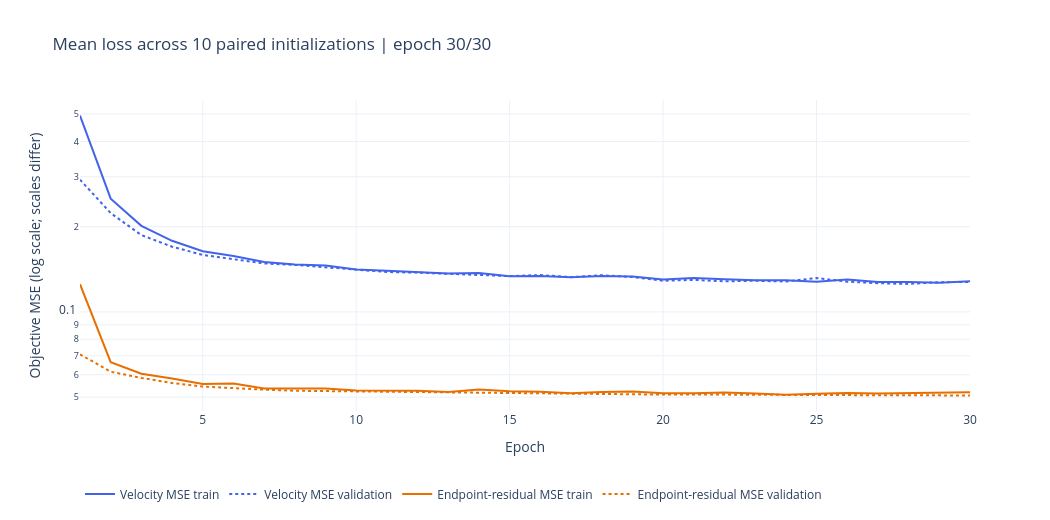

The cell this chart's notebook holds for it:
### Markdown cell above
## 4. Compare two flow-matching objectives across initializations

Train 10 paired replicates for each objective. Within each pair, both models start from identical weights and see the same maze, noise, and time batches.

1. **Velocity MSE:** $\operatorname{MSE}(v_\theta, x_1-z)$.
2. **Endpoint-residual MSE:** $\operatorname{MSE}((1-t_0)v_\theta, x_1-x_{t_0})$.

Both models predict the path velocity. The second loss weights velocity errors by $(1-t_0)^2$. The training plot reports mean train and validation losses across the 10 replicates for each objective.

### Code cell
BATCH_SIZE = 128
EPOCHS = 30
LEARNING_RATE = 2e-4
PLOT_EVERY = 1

train_loader = DataLoader(
    TensorDataset(train_mazes), batch_size=BATCH_SIZE, shuffle=True, drop_last=True
)
val_loader = DataLoader(TensorDataset(val_mazes), batch_size=BATCH_SIZE, shuffle=False)
optimizers = {
    name: torch.optim.AdamW(candidate.parameters(), lr=LEARNING_RATE)
    for name, candidate in models.items()
}


def sample_training_context(maze_batch, generator=None):
    x_data = embed_binary(maze_batch.to(DEVICE), binary_embeddings)
    noise = torch.randn(
        x_data.shape, generator=generator, device=DEVICE, dtype=x_data.dtype
    )
    t0 = (1.0 - 1e-3) * torch.rand(
        x_data.shape[0], generator=generator, device=DEVICE, dtype=x_data.dtype
    )
    t0_image = t0[:, None, None, None]
    x_t0 = (1.0 - t0_image) * noise + t0_image * x_data
    return x_data, noise, t0, x_t0


def objective_loss(context, candidate, objective):
    x_data, noise, t0, x_t0 = context
    predicted_velocity = candidate(x_t0, t0 * TIME_EMBEDDING_SCALE)
    if objective == "velocity":
        return F.mse_loss(predicted_velocity, x_data - noise)
    endpoint_residual = x_data - x_t0
    scale = (1.0 - t0)[:, None, None, None]
    return F.mse_loss(scale * predicted_velocity, endpoint_residual)


@torch.no_grad()
def validation_losses():
    generator = torch.Generator(device=DEVICE).manual_seed(SEED + 401)
    was_training = {name: candidate.training for name, candidate in models.items()}
    for candidate in models.values():
        candidate.eval()
    totals = {name: [] for name in models}
    try:
        for (maze_batch,) in val_loader:
            context = sample_training_context(maze_batch, generator)
            for name, candidate in models.items():
                objective = MODEL_META[name]["objective"]
                totals[name].append(
                    objective_loss(context, candidate, objective).item()
                )
        return {name: float(np.mean(values)) for name, values in totals.items()}
    finally:
        for name, candidate in models.items():
            candidate.train(was_training[name])


train_history = {objective: [] for objective in OBJECTIVES}
val_history = {objective: [] for objective in OBJECTIVES}
loss_fig = go.Figure()
for objective in OBJECTIVES:
    color = OBJECTIVE_COLORS[objective]
    loss_fig.add_scatter(
        name=f"{OBJECTIVE_LABELS[objective]} train",
        mode="lines",
        line=dict(color=color, width=2),
    )
    loss_fig.add_scatter(
        name=f"{OBJECTIVE_LABELS[objective]} validation",
        mode="lines",
        line=dict(color=color, width=2, dash="dot"),
    )
loss_fig.update_layout(
    title="Mean loss across 10 paired initializations",
    xaxis_title="Epoch",
    yaxis_title="Objective MSE (log scale; scales differ)",
    yaxis_type="log",
    template="plotly_white",
    width=1050,
    height=520,
    legend=dict(orientation="h", y=-0.22),
)

epoch_progress = widgets.IntProgress(
    value=0,
    min=0,
    max=EPOCHS * len(train_loader) * len(models),
    description="Training",
    bar_style="info",
    style={"description_width": "initial"},
    layout=widgets.Layout(width="100%"),
)
display(epoch_progress)
display(loss_fig)
for epoch in range(1, EPOCHS + 1):
    for candidate in models.values():
        candidate.train()
    epoch_values = {name: [] for name in models}
    for batch_index, (maze_batch,) in enumerate(train_loader, start=1):
        context = sample_training_context(maze_batch)
        for model_index, (name, candidate) in enumerate(models.items(), start=1):
            objective = MODEL_META[name]["objective"]
            loss = objective_loss(context, candidate, objective)
            optimizers[name].zero_grad(set_to_none=True)
            loss.backward()
            torch.nn.utils.clip_grad_norm_(candidate.parameters(), max_norm=1.0)
            optimizers[name].step()
            epoch_values[name].append(loss.item())
            epoch_progress.value = (
                (epoch - 1) * len(train_loader) * len(models)
                + (batch_index - 1) * len(models)
                + model_index
            )

    for objective in OBJECTIVES:
        run_means = [
            float(np.mean(epoch_values[name]))
            for name in models
            if MODEL_META[name]["objective"] == objective
        ]
        train_history[objective].append(float(np.mean(run_means)))
    validation_by_model = validation_losses()
    for objective in OBJECTIVES:
        run_values = [
            validation_by_model[name]
            for name in models
            if MODEL_META[name]["objective"] == objective
        ]
        val_history[objective].append(float(np.mean(run_values)))

    if epoch % PLOT_EVERY == 0 or epoch == 1:
        for objective_index, objective in enumerate(OBJECTIVES):
            train_trace = 2 * objective_index
            val_trace = train_trace + 1
            loss_fig.data[train_trace].x = list(range(1, epoch + 1))
            loss_fig.data[train_trace].y = np.maximum(train_history[objective], 1e-12)
            loss_fig.data[val_trace].x = list(range(1, epoch + 1))
            loss_fig.data[val_trace].y = np.maximum(val_history[objective], 1e-12)
        loss_fig.update_layout(
            title=f"Mean loss across 10 paired initializations | epoch {epoch}/{EPOCHS}"
        )
        clear_output(wait=True)
        display(epoch_progress)
        display(loss_fig)

### Figure 1 — Plotly figure (JSON) as saved in the notebook; plotly's stock layout.template omitted (floating-point values rounded to 4 significant figures)
{"data": [{"line": {"color": "#4263eb", "width": 2}, "mode": "lines", "name": "Velocity MSE train", "type": "scatter", "x": [1, 2, 3, 4, 5, 6, 7, 8, 9, 10, 11, 12, 13, 14, 15, 16, 17, 18, 19, 20, 21, 22, 23, 24, 25, 26, 27, 28, 29, 30], "y": [0.4937, 0.2512, 0.2013, 0.1782, 0.1637, 0.1577, 0.1501, 0.1469, 0.1459, 0.1412, 0.1398, 0.1381, 0.1367, 0.1372, 0.1337, 0.1338, 0.1325, 0.134, 0.1333, 0.1301, 0.1316, 0.1304, 0.1293, 0.1294, 0.1277, 0.1302, 0.1275, 0.1275, 0.1267, 0.1282]}, {"line": {"color": "#4263eb", "dash": "dot", "width": 2}, "mode": "lines", "name": "Velocity MSE validation", "type": "scatter", "x": [1, 2, 3, 4, 5, 6, 7, 8, 9, 10, 11, 12, 13, 14, 15, 16, 17, 18, 19, 20, 21, 22, 23, 24, 25, 26, 27, 28, 29, 30], "y": [0.293, 0.2233, 0.1867, 0.1699, 0.1589, 0.1534, 0.1483, 0.1465, 0.1437, 0.141, 0.1383, 0.1376, 0.1361, 0.1348, 0.1338, 0.1349, 0.1327, 0.1347, 0.1328, 0.1289, 0.1297, 0.1282, 0.1288, 0.128, 0.1317, 0.1279, 0.1263, 0.1255, 0.1273, 0.1275]}, {"line": {"color": "#e76f00", "width": 2}, "mode": "lines", "name": "Endpoint-residual MSE train", "type": "scatter", "x": [1, 2, 3, 4, 5, 6, 7, 8, 9, 10, 11, 12, 13, 14, 15, 16, 17, 18, 19, 20, 21, 22, 23, 24, 25, 26, 27, 28, 29, 30], "y": [0.1252, 0.06645, 0.06048, 0.05818, 0.05559, 0.05591, 0.05362, 0.05357, 0.05364, 0.05276, 0.05274, 0.05271, 0.0521, 0.05323, 0.05243, 0.05227, 0.05161, 0.05215, 0.05237, 0.05155, 0.05159, 0.05187, 0.05152, 0.05096, 0.05142, 0.05174, 0.05149, 0.05165, 0.05153, 0.05198]}, {"line": {"color": "#e76f00", "dash": "dot", "width": 2}, "mode": "lines", "name": "Endpoint-residual MSE validation", "type": "scatter", "x": [1, 2, 3, 4, 5, 6, 7, 8, 9, 10, 11, 12, 13, 14, 15, 16, 17, 18, 19, 20, 21, 22, 23, 24, 25, 26, 27, 28, 29, 30], "y": [0.07082, 0.06147, 0.05844, 0.05608, 0.05449, 0.05365, 0.05313, 0.05265, 0.05252, 0.05236, 0.05196, 0.05181, 0.05171, 0.05154, 0.05148, 0.05134, 0.05126, 0.0512, 0.05118, 0.05105, 0.0511, 0.05111, 0.05094, 0.05098, 0.05085, 0.05083, 0.05085, 0.05079, 0.05081, 0.05068]}], "layout": {"height": 520, "legend": {"orientation": "h", "y": -0.22}, "title": {"text": "Mean loss across 10 paired initializations | epoch 30/30"}, "width": 1050, "xaxis": {"title": {"text": "Epoch"}}, "yaxis": {"title": {"text": "Objective MSE (log scale; scales differ)"}, "type": "log"}}}
